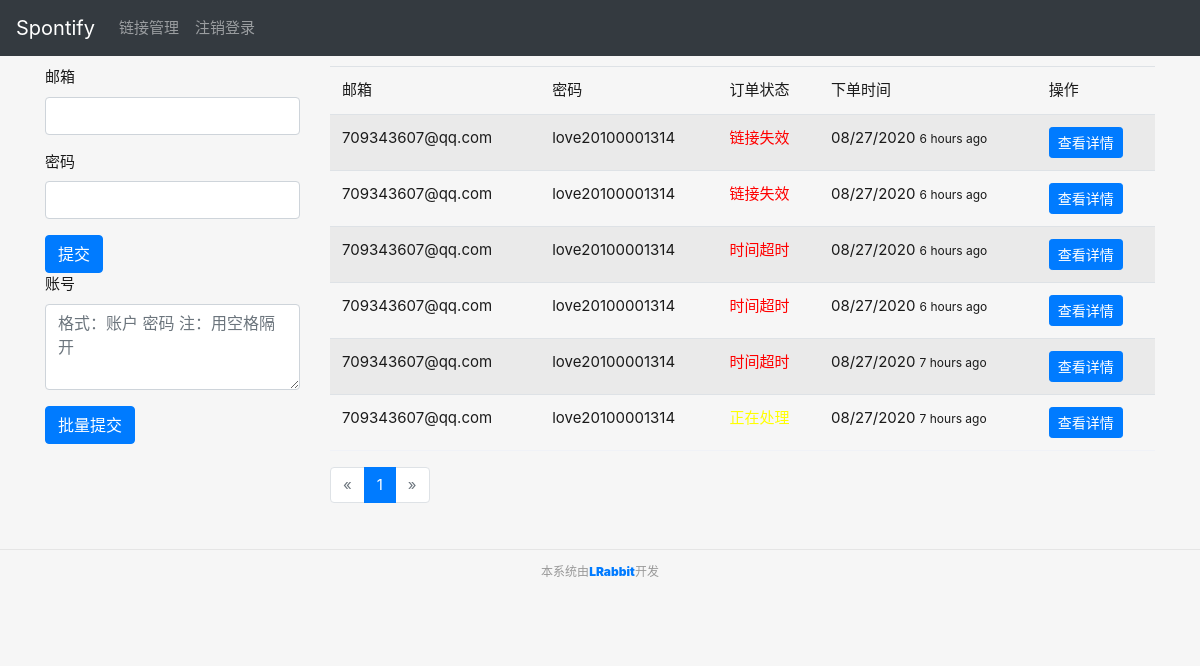
/ (signed in), run on an earlier commit of the app's database.
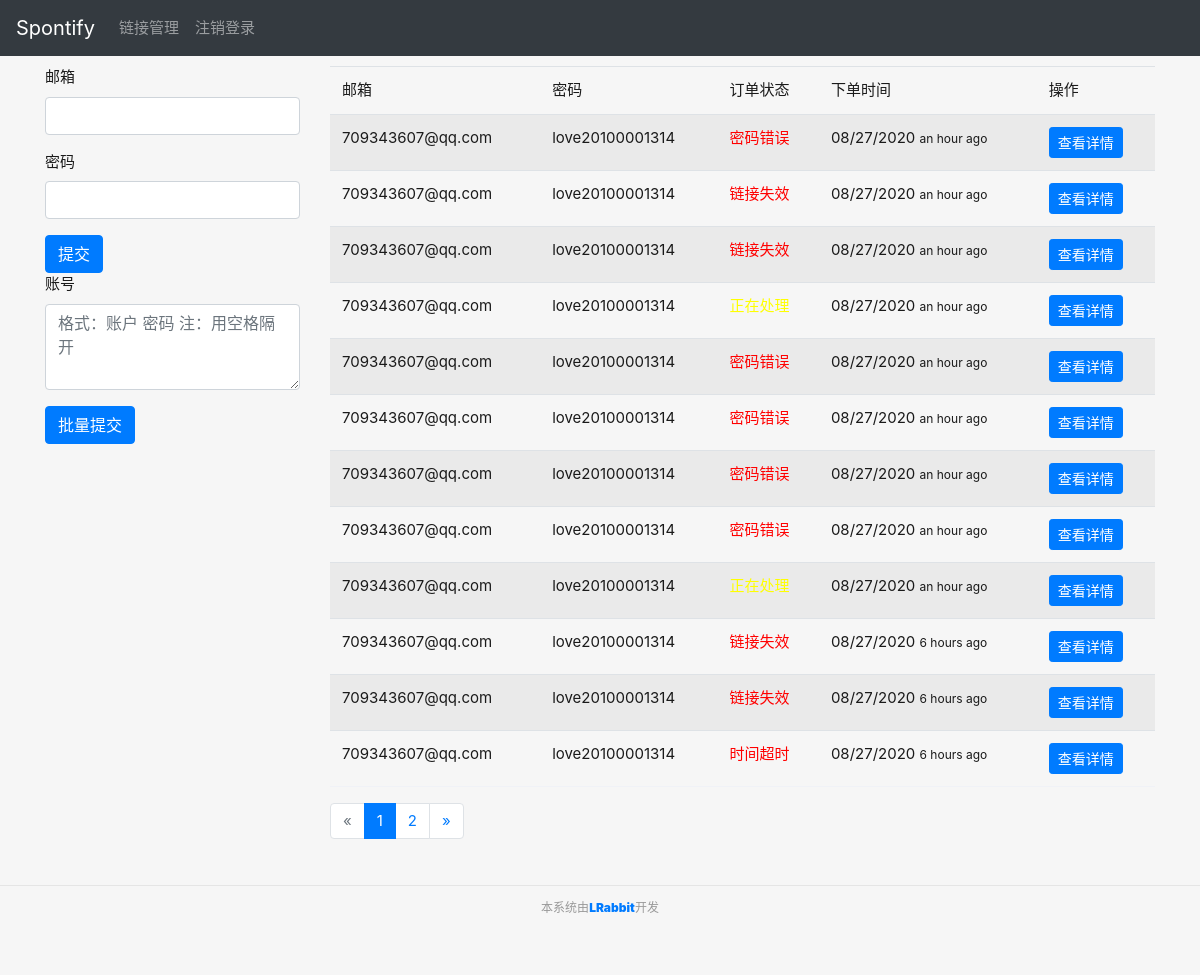
And on a later commit of the database.
### spotify/models.py (models this page shows)
@whooshee.register_model('email','status')
class Order(db.Model):
    id=db.Column(db.Integer,primary_key=True)
    email=db.Column(db.String(128))
    password=db.Column(db.String(128))
    link=db.relationship('Link',uselist=False,backref='order')
    timestamp=db.Column(db.DateTime,default=datetime.utcnow)
    expiretime=db.Column(db.DateTime,default=datetime.utcnow)
    status=db.Column(db.String(32),default='正在处理')

### spotify/blueprints/main.py (the view)
@main_bp.route('/',methods=['GET','POST'])
@login_required
def index():
    per_page=current_app.config['PER_PAGE']
    page=request.args.get('page',1)
    page=int(page)
    pagination=Order.query.order_by(Order.timestamp.desc()).paginate(page,per_page)
    orders=pagination.items
    return render_template('main/index.html',orders=orders,page=page,pagination=pagination)

### spotify/extendtions.py (called while the page is built)
@login_manager.user_loader
def load_user(username):
    from spotify.models import Admin
    user = Admin.query.get(username)
    return user

### spotify/templates/main/index.html
{% extends 'base.html' %}
{% from 'bootstrap/pagination.html' import render_pagination %}
{% from 'bootstrap/form.html' import render_form %}
{% block content %}
<main class="main">
    <div class="container">
        <div class="row">
            <div class="col-md-3">
                <form action="{{ url_for('ajax.new_order') }}" >
                    <div class="form-group">
                        <label for="exampleInputEmail1">邮箱</label>
                        <input name="email" type="text" class="form-control" id="exampleInputEmail1" aria-describedby="emailHelp">
                    </div>
                    <div class="form-group">
                        <label for="exampleInputPassword1">密码</label>
                        <input name="password" type="text" class="form-control" id="exampleInputPassword1">
                    </div>
                    <button type="submit" class="btn btn-primary">提交</button>
                </form>
                <form action="{{ url_for('ajax.new_orders')}}">
                    <div class="form-group">
                        <label for="ControlTextarea">账号</label>
                         <textarea name="orders" class="form-control" id="ControlTextarea" rows="3"  placeholder="格式：账户 密码 注：用空格隔开"></textarea>
                    </div>
                    <button type="submit" class="btn btn-primary">批量提交</button>
                </form>
            </div>
            <div class="col-md-9">
                <table class="table table-striped " style="border-bottom: 1px solid #f0f2f7;">
                    <thead>
                    <tr>
                        <td>邮箱</td>
                        <td>密码</td>
                        <td>订单状态</td>
                        <td>下单时间</td>
                        <td>操作</td>
                    </tr>
                    </thead>
                    {% for order in orders %}
                    <tr>
                        <td>{{ order.email }}</td>
                        <td>{{ order.password }}</td>
                        {% if order.status=='正在处理' %}
                        <td class="btn-runing">
                            {{order.status}}
                        </td>
                        {% elif order.status=='处理成功' %}
                          <td class="btn-ok">
                            {{order.status}}
                        </td>
                        {% else %}
                          <td class="btn-error">
                            {{order.status}}
                        {% endif %}
                        <td>{{ moment(order.timestamp).format('L')}} <small>{{ (moment(order.timestamp).fromNow(refresh=True)) }}</small>  </td>
                        {% if order.status=='时间超时' %}
                             <td>
                                <button type="button" class="btn btn-primary btn-sm ">查看详情</button>
                            </td>
                        {% else %}
                        <td>
                            <button type="button" class="btn btn-primary btn-sm profile-popover " data-href="{{ url_for('ajax.get_detail',order_id=order.id) }}">查看详情</button>
                        </td>
                        {% endif %}
                    </tr>
                    {% endfor %}
                </table>
                {% if orders %}
                <div class="page-footer">
                    {{ render_pagination(pagination, align='center') }}
                </div>
                {% endif %}
            </div>
        </div>
    </div>
</main>
{% endblock %}

### spotify/templates/base.html (shortened to what this page needs)
{% from 'bootstrap/nav.html' import render_nav_item %}
<!DOCTYPE html>
<html>
<head>
    <link rel="stylesheet" type="text/css" href="https://cdn.jsdelivr.net/npm/font-awesome/css/font-awesome.min.css"/>
    <link rel="stylesheet" href="{{url_for('static',filename='css/bootstrap.css')}}">
    <link rel="stylesheet" href="{{url_for('static',filename='css/style.css')}}"/>
</head>
<body>
{% block nav%}
<nav class="navbar navbar-expand-lg navbar-dark bg-dark">
    <a class="navbar-brand" href="{{url_for('main.index')}}">Spontify</a>
    <div class="collapse navbar-collapse" id="navbarNav">
        <ul class="navbar-nav">
            <li class="nav-item ">
                <a class="nav-link" href="{{url_for('main.links')}}">链接管理 </a>
            </li>
            <li class="nav-item">
                {% if current_user.is_authenticated %}
                <a class="nav-link " href="{{url_for('auth.logout')}}" style="float: right">注销登录</a>
                {% endif %}
                {% endblock nav%}
            </li>
        </ul>
    </div>
</nav>
{% block content %}{% endblock %}
{% block footer %}
<footer class="footer-canvas">
    <p>
        <small>本系统由<strong><a href="http://www.lrabbit.life"><strong>LRabbit</strong></a></strong>开发</small>
    </p>
</footer>
{% endblock %}
</body>
</html>

### spotify/static/css/style.css (style rules this page uses)
body { font-family: -apple-system, BlinkMacSystemFont, Helvetica Neue, PingFang SC, Microsoft YaHei, Source Han Sans SC, Noto Sans CJK SC, WenQuanYi Micro Hei, sans-serif; font-size: 15px; color: #1a1a1a; background: #f6f6f6; -webkit-tap-highlight-color: rgba(26, 26, 26, 0); text-align: left; }
nav { padding: 0; }
li { list-style: none; }
.container { margin-top: 10px; }
.btn-runing { color: yellow; }
.btn-error { color: red; }
footer { margin-top: 30px; padding: 10px 0 40px; color: #999; border-top: 1px solid #e5e5e5; }
.footer-canvas { position: relative; }
.footer-canvas p { text-align: center; }

What changed in the data, as far as the page shows it:
no longer on this page (row unchanged): Order: email "709343607@qq.com", password "love20100001314", status "时间超时", timestamp "08/27/2020", timestamp "6 hours ago", shows "查看详情"
no longer on this page (row unchanged): Order: email "709343607@qq.com", password "love20100001314", status "时间超时", timestamp "08/27/2020", timestamp "7 hours ago", shows "查看详情"
no longer on this page (row unchanged): Order: email "709343607@qq.com", password "love20100001314", status "正在处理", timestamp "08/27/2020", timestamp "7 hours ago"
added Order: email "709343607@qq.com", password "love20100001314", status "密码错误", timestamp "08/27/2020", timestamp "an hour ago"
added Order: email "709343607@qq.com", password "love20100001314", status "链接失效", timestamp "08/27/2020", timestamp "an hour ago"
added Order: email "709343607@qq.com", password "love20100001314", status "链接失效", timestamp "08/27/2020", timestamp "an hour ago"
added Order: email "709343607@qq.com", password "love20100001314", status "正在处理", timestamp "08/27/2020", timestamp "an hour ago"
added Order: email "709343607@qq.com", password "love20100001314", status "密码错误", timestamp "08/27/2020", timestamp "an hour ago"
added Order: email "709343607@qq.com", password "love20100001314", status "密码错误", timestamp "08/27/2020", timestamp "an hour ago"
added Order: email "709343607@qq.com", password "love20100001314", status "密码错误", timestamp "08/27/2020", timestamp "an hour ago"
added Order: email "709343607@qq.com", password "love20100001314", status "密码错误", timestamp "08/27/2020", timestamp "an hour ago"
added Order: email "709343607@qq.com", password "love20100001314", timestamp "08/27/2020", timestamp "an hour ago"
Also different on the page:
{{ render_pagination(pagination, align='center') }}: "« 1 »" → "« 1 2 »"
